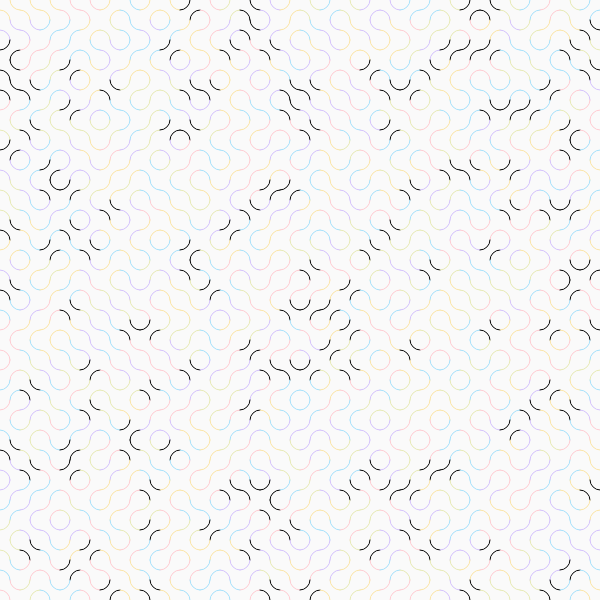
Frame 1 (no input)
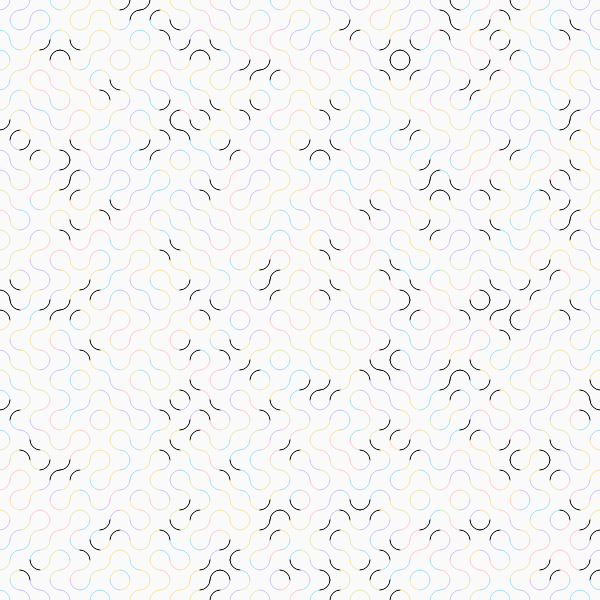
Frame 2 (the mouse pressed at the canvas centre, redrawn once)

The p5.js sketch that drew these frames (run headless with seeded random() and noise() and a simulated clock; the mouse was pressed at the canvas centre and the sketch redrawn once):

// p5.js sketch
// ── sketch.js
const tileSize = 20;
const cols = 30;
const rows = 30;
// pastel color palette
let palette = ['#A6E1FA', '#FFCCD2', '#E7EAB5', '#D4C2FC', '#FBE5A6', 'black'];
function setup() {
  createCanvas(cols * tileSize, rows * tileSize);
  noLoop();
}
function draw() {
  background('#FAFAFA');  // bg
  strokeWeight(1);
  for (let y = 0; y < rows; y++) {
    for (let x = 0; x < cols; x++) {
      let cx = x * tileSize;
      let cy = y * tileSize;
      push();
      translate(cx + tileSize / 2, cy + tileSize / 2);
      // random pastel color
      stroke(random(palette));
      // randomly rotate
      if (random() < 0.5) rotate(HALF_PI);
      // truchet arcs
      noFill();
      arc(-tileSize/2, -tileSize/2, tileSize, tileSize, 0, HALF_PI);
      arc(tileSize/2, tileSize/2, tileSize, tileSize, PI, PI+HALF_PI);
      pop();
    }
  }
}
